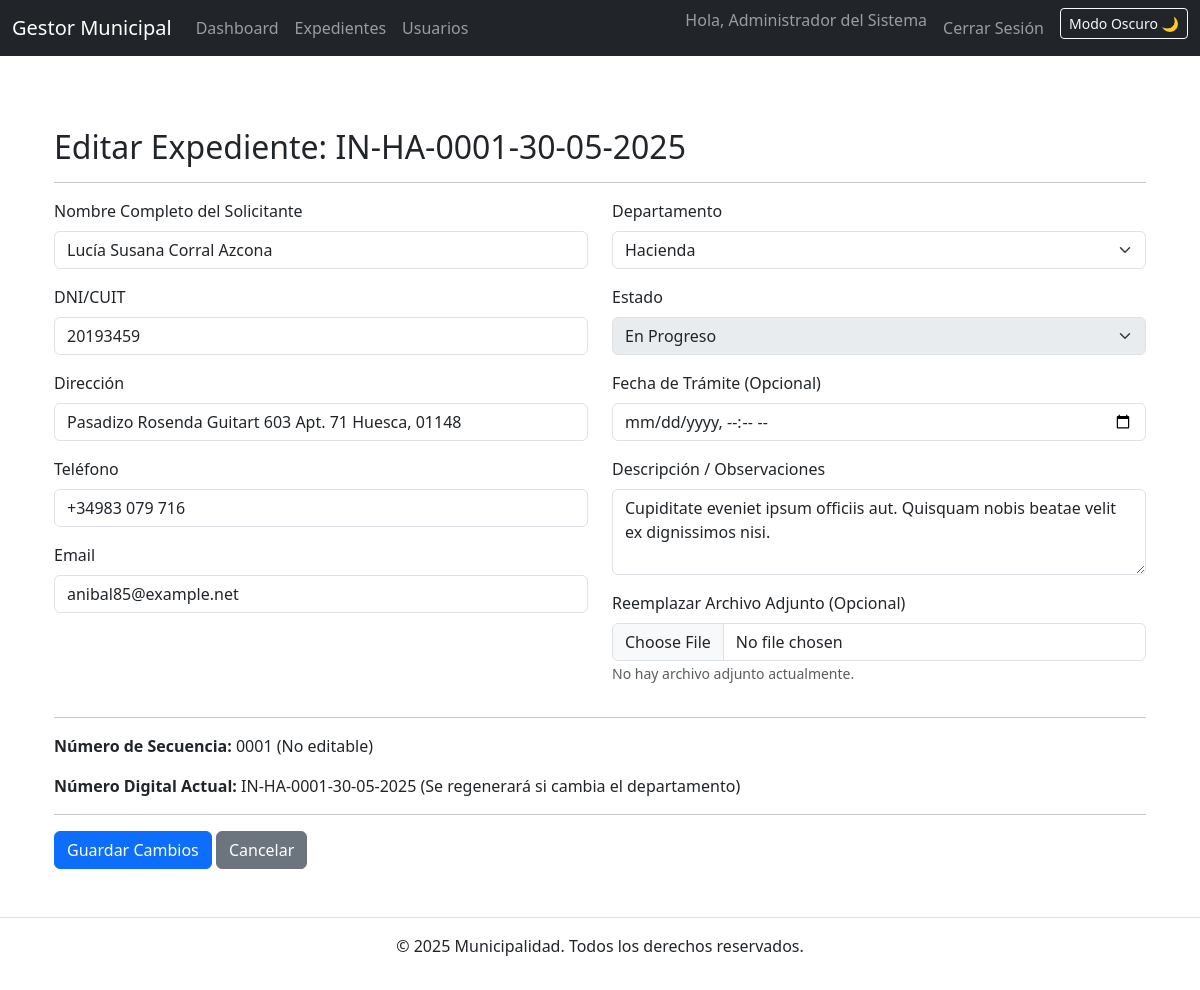
The page /records/edit/1 (signed in) on the database its author committed.
### app.py (models this page shows)
class User(UserMixin, db.Model):
    id = db.Column(db.Integer, primary_key=True)
    username = db.Column(db.String(50), unique=True, nullable=False)
    password = db.Column(db.String(200), nullable=False) # type: ignore
    name = db.Column(db.String(100))
    role = db.Column(db.String(20), default='user')
    department = db.Column(db.String(50))
    created_at = db.Column(db.DateTime, default=lambda: datetime.now(UTC))
    history_actions = db.relationship('RecordHistory', backref='user', lazy='dynamic') # Para ver qué acciones hizo un usuario

class Record(db.Model):
    id = db.Column(db.Integer, primary_key=True)
    sequence_number = db.Column(db.Integer, nullable=False)
    digital_number = db.Column(db.String(30), unique=True, nullable=False)
    full_name = db.Column(db.String(200), nullable=False) # Antes 'title'
    dni = db.Column(db.String(20), nullable=True)
    address = db.Column(db.Text, nullable=True)
    phone = db.Column(db.String(50), nullable=True)
    transaction_date = db.Column(db.DateTime, nullable=True) # New field for transaction date
    email = db.Column(db.String(120), nullable=True)
    description = db.Column(db.Text)
    attachment_filename = db.Column(db.String(255), nullable=True) # New field for attachment
    status = db.Column(db.String(20), default='pending')
    created_at = db.Column(db.DateTime, default=lambda: datetime.now(UTC))
    updated_at = db.Column(db.DateTime, default=lambda: datetime.now(UTC), onupdate=lambda: datetime.now(UTC))
    generated_pdf_filename = db.Column(db.String(255), nullable=True) # Stores the filename of the generated PDF
    department_id = db.Column(db.Integer, db.ForeignKey('department.id'), nullable=False)
    created_by = db.Column(db.Integer, db.ForeignKey('user.id'), nullable=False)
    creator = db.relationship('User', foreign_keys=[created_by], backref='created_records') # Renombrado para evitar conflicto con User.history_actions
    history_entries = db.relationship('RecordHistory',
                                      foreign_keys=[RecordHistory.record_id], # Explicit FK
                                      backref='record',
                                      lazy='dynamic',
                                      order_by=lambda: desc(RecordHistory.timestamp)) # Use lambda for late binding
    notes = db.relationship('Note',
                            foreign_keys=[Note.record_id],
                            backref='record_associated', # Allows note.record_associated
                            lazy='dynamic',
                            order_by=lambda: desc(Note.created_at)) # Use lambda for late binding

class Department(db.Model):
    id = db.Column(db.Integer, primary_key=True)
    name = db.Column(db.String(100), unique=True, nullable=False)
    description = db.Column(db.Text)
    records = db.relationship('Record', backref='department', lazy=True) # type: ignore

### app.py (the view, shortened to what this page needs)
@app.route('/records/edit/<int:record_id>', methods=['GET', 'POST'])
@login_required
def edit_record(record_id):
    if current_user.role != 'admin':
        flash('Acceso no autorizado. Solo los administradores pueden editar expedientes.', 'danger')
        return redirect(url_for('records'))
    record_to_edit = Record.query.get_or_404(record_id)
    departments_for_select = Department.query.order_by(Department.name).all()
    return render_template('edit_record.html', record=record_to_edit, departments=departments_for_select, current_data=None, DATETIME_APP_FORMAT=APP_WIDE_DATETIME_FORMAT)

### app.py (called while the page is built)
@app.context_processor
def inject_now():
    return {'now': datetime.now(UTC)} # Or datetime.now(timezone.utc) for older Python

@login_manager.user_loader
def load_user(user_id):
    return User.query.get(int(user_id))

### templates/edit_record.html (shortened to what this page needs)
{% extends "base.html" %}
{% block content %}
<div class="container mt-4">
    <h2>Editar Expediente: {{ record.digital_number }}</h2>
    <hr>
    <form method="POST" enctype="multipart/form-data" action="{{ url_for('edit_record', record_id=record.id) }}">
        <div class="row">
            <div class="col-md-6">
                <div class="mb-3">
                    <label for="full_name" class="form-label">Nombre Completo del Solicitante</label>
                    <input type="text" class="form-control" id="full_name" name="full_name" value="{{ current_data.get('full_name') if current_data else record.full_name }}" required>
                </div>
                <div class="mb-3">
                    <label for="dni" class="form-label">DNI/CUIT</label>
                    <input type="text" class="form-control" id="dni" name="dni" value="{{ current_data.get('dni') if current_data else (record.dni if record.dni else '') }}">
                </div>
                <div class="mb-3">
                    <label for="address" class="form-label">Dirección</label>
                    <input type="text" class="form-control" id="address" name="address" value="{{ current_data.get('address') if current_data else (record.address if record.address else '') }}">
                </div>
                <div class="mb-3">
                    <label for="phone" class="form-label">Teléfono</label>
                    <input type="text" class="form-control" id="phone" name="phone" value="{{ current_data.get('phone') if current_data else (record.phone if record.phone else '') }}">
                </div>
                <div class="mb-3">
                    <label for="email" class="form-label">Email</label>
                    <input type="email" class="form-control" id="email" name="email" value="{{ current_data.get('email') if current_data else (record.email if record.email else '') }}">
                </div>
            </div>
            <div class="col-md-6">
                <div class="mb-3">
                    <label for="department_id" class="form-label">Departamento</label>
                    <select class="form-select" id="department_id" name="department_id" required>
                        {% for dept in departments %}
                            <option value="{{ dept.id }}"
                                {% if current_data and current_data.get('department_id')|int == dept.id %}selected
                                {% elif not current_data and dept.id == record.department_id %}selected
                                {% endif %}>
                                {{ dept.name }}
                            </option>
                        {% endfor %}
                    </select>
                </div>
                <div class="mb-3">
                    <label for="status" class="form-label">Estado</label>
                    <select class="form-select" id="status" name="status" required disabled>
                        {% set current_status_val = current_data.get('status') if current_data else record.status %}
                        <option value="in_progress" {% if current_status_val == 'in_progress' %}selected{% endif %}>En Progreso</option>
                    </select>
                </div>
                <div class="mb-3">
                    <label for="transaction_date" class="form-label">Fecha de Trámite (Opcional)</label>
                    <input type="datetime-local" class="form-control" id="transaction_date" name="transaction_date"
                           value="{{ current_data.get('transaction_date') if current_data else (record.transaction_date.strftime('%Y-%m-%dT%H:%M') if record.transaction_date else '') }}">
                </div>
                <div class="mb-3">
                    <label for="description" class="form-label">Descripción / Observaciones</label>
                    <textarea class="form-control" id="description" name="description" rows="3">{{ current_data.get('description') if current_data else (record.description if record.description else '') }}</textarea>
                </div>
                <div class="mb-3">
                    <label for="attachment" class="form-label">Reemplazar Archivo Adjunto (Opcional)</label>
                    <input type="file" class="form-control" id="attachment" name="attachment">
                    {% if record.attachment_filename %}
                        <small class="form-text text-muted">
                            Archivo actual: <a href="{{ url_for('download_file', filename=record.attachment_filename) }}" target="_blank">{{ record.attachment_filename }}</a>.
                            Subir un nuevo archivo reemplazará el actual.
                        </small>
                    {% else %}
                        <small class="form-text text-muted">No hay archivo adjunto actualmente.</small>
                    {% endif %}
                </div>
            </div>
        </div>
        <hr>
        <p><strong>Número de Secuencia:</strong> {{ "%04d"|format(record.sequence_number) }} (No editable)</p>
        <p><strong>Número Digital Actual:</strong> {{ record.digital_number }} (Se regenerará si cambia el departamento)</p>
        <hr>
        <button type="submit" class="btn btn-primary">Guardar Cambios</button>
        <a href="{{ url_for('view_record', record_id=record.id) }}" class="btn btn-secondary">Cancelar</a>
    </form>
</div>
{% endblock %}

### templates/base.html (shortened to what this page needs)
<!DOCTYPE html>
<html lang="es" data-bs-theme="light">
<head>
    <link href="https://cdn.jsdelivr.net/npm/bootstrap@5.3.2/dist/css/bootstrap.min.css" rel="stylesheet">
    <link rel="stylesheet" href="{{ url_for('static', filename='css/style.css') }}">
</head>
<body>
    <nav class="navbar navbar-expand-lg navbar-dark bg-dark mb-4">
        <div class="container-fluid">
            <a class="navbar-brand" href="{{ url_for('home') }}">Gestor Municipal</a>
            <div class="collapse navbar-collapse" id="navbarNav">
                <ul class="navbar-nav me-auto mb-2 mb-lg-0">
                    {% if current_user.is_authenticated %}
                        <li class="nav-item"><a class="nav-link" href="{{ url_for('dashboard') }}">Dashboard</a></li>
                        <li class="nav-item"><a class="nav-link" href="{{ url_for('records') }}">Expedientes</a></li>
                        {% if current_user.role == 'admin' %}
                            <li class="nav-item"><a class="nav-link" href="{{ url_for('users') }}">Usuarios</a></li>
                        {% endif %}
                    {% endif %}
                </ul>
                <ul class="navbar-nav ms-auto">
                    {% if current_user.is_authenticated %}
                        <li class="nav-item"><span class="navbar-text me-2">Hola, {{ current_user.name or current_user.username }}</span></li>
                        <li class="nav-item"><a class="nav-link" href="{{ url_for('logout') }}">Cerrar Sesión</a></li>
                    {% else %}
                        <li class="nav-item"><a class="nav-link" href="{{ url_for('login') }}">Iniciar Sesión</a></li>
                    {% endif %}
                    <li class="nav-item">
                        <button id="themeToggleBtn" class="btn btn-outline-light btn-sm ms-2">
                        </button>
                    </li>
                </ul>
            </div>
        </div>
    </nav>
    <div class="container mt-4">
        {% block content %}{% endblock %}
    </div>
    <footer class="text-center mt-5 py-3 border-top">
        <p>&copy; {{ now.year }} Municipalidad. Todos los derechos reservados.</p>
    </footer>
</body>
</html>

### static/css/style.css (style rules this page uses)
body { font-family: 'Segoe UI', Tahoma, Geneva, Verdana, sans-serif; min-height: 100vh; display: flex; flex-direction: column; }
.container { flex: 1; }

### rows shown on the page
User: name "Administrador del Sistema"
Record: digital_number "IN-HA-0001-30-05-2025", full_name "Lucía Susana Corral Azcona", dni "20193459", address "Pasadizo Rosenda Guitart 603 Apt. 71 Huesca, 01148", phone "+34983 079 716", email "anibal85@example.net", department_id "Hacienda", status "En Progreso", description "Cupiditate eveniet ipsum officiis aut. Quisquam nobis beatae velit ex dignissimos nisi.", sequence_number "0001"

### other values the page prints
{{ now.year }} "2025"
